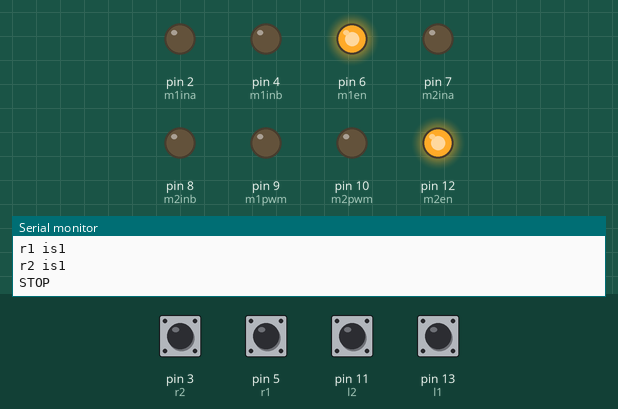
Bench run of a sketch on a simulated Arduino Uno, built with avr-gcc and run on an emulated ATmega328P. On the bench: output pins drawn as LEDs (lit = HIGH), the last lines printed to the serial monitor. The test bench sets the inputs (shaded band); at power-on: pin 3 (r2), pin 5 (r1), pin 11 (l2), pin 13 (l1) HIGH.

Above: at 1.2 s.
1.3 s: pin 3 (r2) pulled LOW for 0.15 s
At 2.6 s:
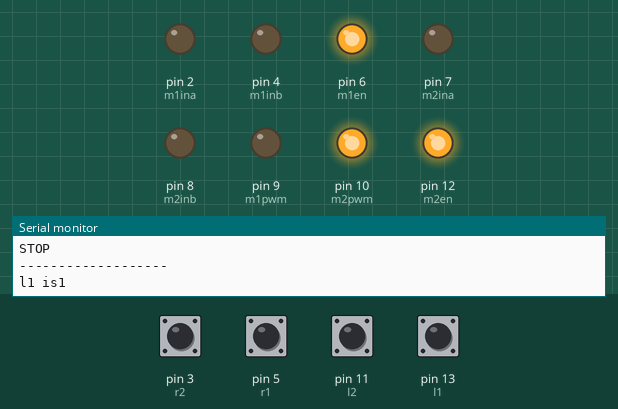
2.9 s: pin 5 (r1) pulled LOW for 0.15 s
At 3.14 s:
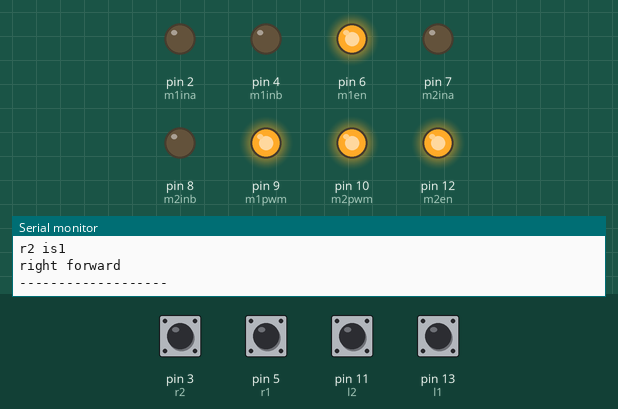
6.3 s: pin 13 (l1) pulled LOW for 0.15 s
12.0 s: pin 5 (r1) pulled LOW for 1 s
At 13.5 s:
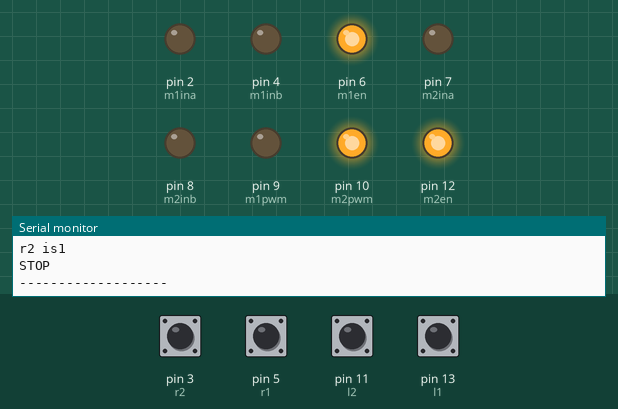
Timing chart, 0 to 15.0 s (numbered marks = the images above; inputs shaded):
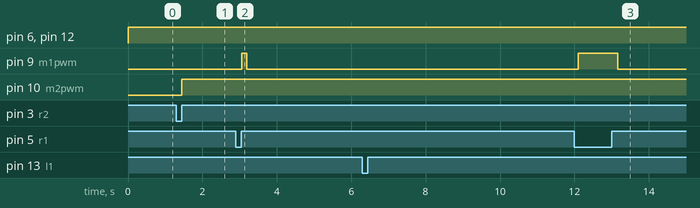

Measured:
- after the input at 1.3 s, pin 10 (m2pwm): LOW → HIGH after 0.14 s
- after the input at 2.9 s, pin 9 (m1pwm): LOW → HIGH after 0.15 s, → LOW 0.14 s later
- after the input at 12.0 s, pin 9 (m1pwm): LOW → HIGH after 0.11 s, → LOW 1.1 s later

The sketch:

pwm_work.ino
```cpp
#include <Bounce2.h>


#define l1 13
#define l2 11
#define r2 3
#define r1 5
#define m1ina 2
#define m1inb 4
#define m2ina 7
#define m2inb 8
#define m1pwm 9
#define m2pwm 10
#define m1en 6
#define m2en 12


Bounce debouncer1 = Bounce();
Bounce debouncer2 = Bounce();
Bounce debouncer3 = Bounce();
Bounce debouncer4 = Bounce();


void setup()
{
  pinMode(l1, INPUT_PULLUP);
  debouncer1.attach(l1);
  debouncer1.interval(5); // interval in ms
  pinMode(l2, INPUT_PULLUP);
  debouncer2.attach(l2);
  debouncer2.interval(5); // interval in ms
  pinMode(r1, INPUT_PULLUP);
  debouncer3.attach(r1);
  debouncer3.interval(5); // interval in ms
  pinMode(r2, INPUT_PULLUP);
  debouncer4.attach(r2);
  debouncer4.interval(5); // interval in ms

  pinMode( m1ina, OUTPUT);
  pinMode( m1inb , OUTPUT);
  pinMode( m2ina , OUTPUT);
  pinMode( m2inb , OUTPUT);
  pinMode( m1pwm , OUTPUT);
  pinMode( m2pwm , OUTPUT);
  pinMode( m1en, OUTPUT);
  pinMode(  m2en, OUTPUT);

  Serial.begin(9600);
}

void loop()
{
  digitalWrite(m1en, HIGH);
  digitalWrite(m2en, HIGH);

  debouncer1.update();
  debouncer2.update();
  debouncer3.update();
  debouncer4.update();

  int lf = debouncer1.read();
  int lb = debouncer2.read();
  int rf = debouncer3.read();
  int rb = debouncer4.read();

  Serial.print("l1 is");
  Serial.println(lf);
  Serial.print("l2 is");
  Serial.println(lb);
  Serial.print("r1 is");
  Serial.println(rf);
  Serial.print("r2 is");
  Serial.println(rb);


  if (lf == 0 && lb == 1 && rf == 0 && rb == 1)
  {
    digitalWrite(m1ina, HIGH);
    digitalWrite(m1inb, LOW);
    digitalWrite(m2ina, HIGH);
    digitalWrite(m2ina, LOW);
    analogWrite(m1pwm, 255);
    analogWrite(m2pwm, 255);
    //stopIfFault();
    Serial.println("Both forward");
    Serial.println("-------------------");
  }

  if (lf == 1 && lb == 0 && rf == 1 && rb == 0)
  {
    analogWrite(m1pwm, 255);
    analogWrite(m1pwm, 255);
    //stopIfFault();
    Serial.println("Both backward");
    Serial.println("-------------------");
  }

  if (lf == 0 && lb == 1 && rf == 1 && rb == 1)
  {
    analogWrite(m1pwm, 255);
    analogWrite(m1pwm, 0);
    //stopIfFault();
    Serial.println("left forward");
    Serial.println("-------------------");
  }

  if (lf == 1 && lb == 0 && rf == 1 && rb == 1)
  {
    analogWrite(m2pwm, 255);
    analogWrite(m1pwm, 0);
    //stopIfFault();
    Serial.println("left bacward");
    Serial.println("-------------------");
  }
  if (lf == 1 && lb == 1 && rf == 0 && rb == 1)
  {
    analogWrite(m1pwm, 0);
    analogWrite(m1pwm, 255);
    //stopIfFault();
    Serial.println("right forward");
    Serial.println("-------------------");
  }

  if (lf == 1 && lb == 1 && rf == 1 && rb == 0)
  {
    analogWrite(m1pwm, 0);
    analogWrite(m2pwm, 255);
    //stopIfFault();
    Serial.println("right bacward");
    Serial.println("-------------------");
  }

  if (lf == 1 && lb == 0 && rf == 0 && rb == 1)
  {
    analogWrite(m2pwm, 255);
    analogWrite(m1pwm, 255);
    //stopIfFault();
    Serial.println("RF about turn");
    Serial.println("-------------------");
  }

  if (lf == 0 && lb == 1 && rf == 1 && rb == 0)
  {
    analogWrite(m1pwm, 255);
    analogWrite(m2pwm, 255);
    //stopIfFault();
    Serial.println("LF about turn");
    Serial.println("-------------------");
  }

  if (lf == 1 && lb == 1 && rf == 1 && rb == 1)
  {
    analogWrite(m1pwm, 0);
    analogWrite(m1pwm, 0);
    //stopIfFault();
    Serial.println("STOP");
    Serial.println("-------------------");
  }
}
```
